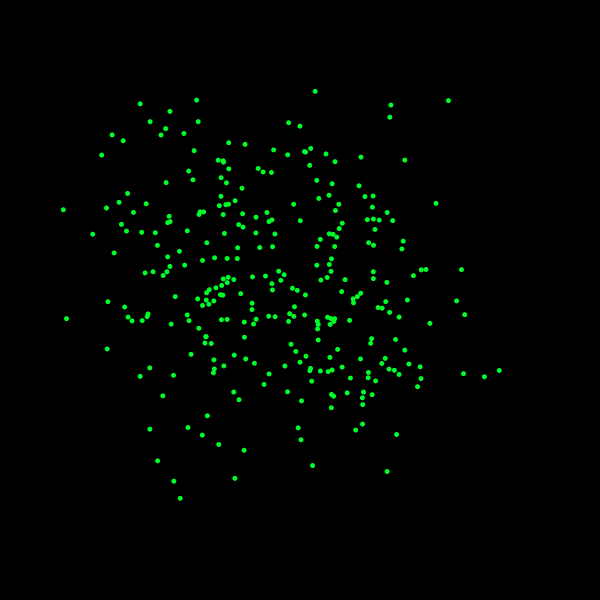
Frame 1 (no input)
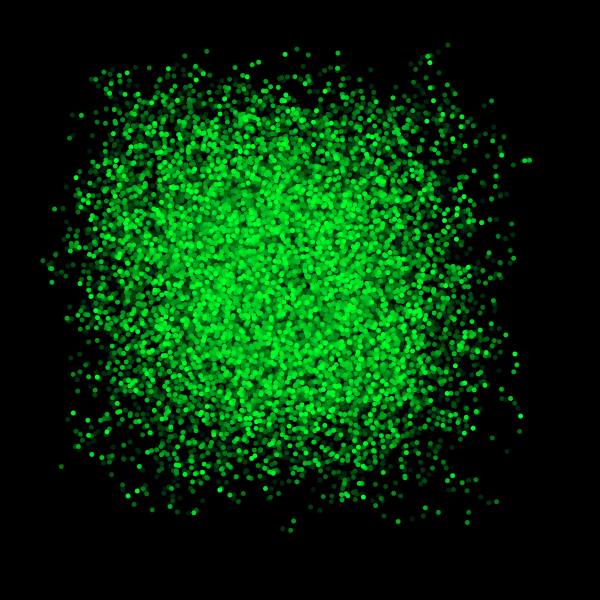
Frame 60 (the mouse pressed at the canvas centre just before this capture)
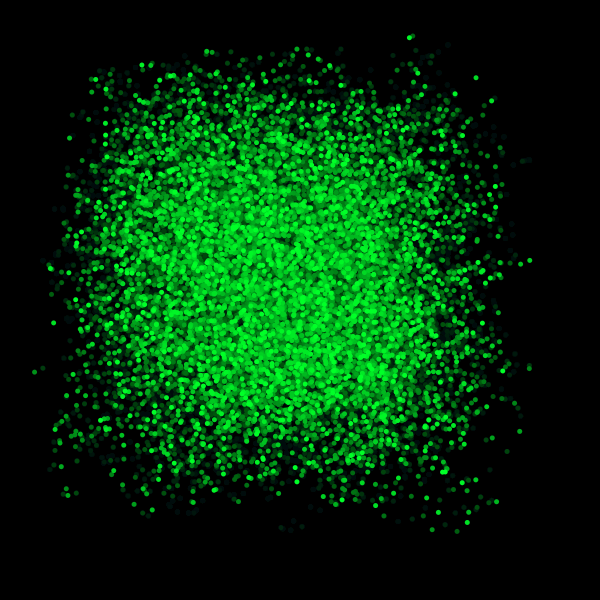
Frame 120 (the mouse held since frame 60 and released just before this capture)

The Processing sketch that drew these frames (run headless with seeded random() and noise(); from frame 60 on, the mouse is pressed at the canvas centre):

// Processing sketch: magicworms
// ── magicworms.pde
int numberWorms = 300;
void setup(){
  size(600, 600);
  background(0,0,0);
}
void draw(){
if(mousePressed){
 numberWorms++; 
} //<>// //<>//
  makeMagical();
  fill(#00FF28);
  for(int i = 0; i<=numberWorms;i++){
 
   ellipse(getWormX(i),getWormY(i),5,5);
  }
}
float frequency =5;
    float noiseInterval = PI;

    void makeMagical() {
        fill(2,3,2,10);
        rect(0, 0, width, height);
        noStroke();
    }

    float getWormX(int i) {
        return map(noise(i*noiseInterval + frameCount * frequency), 0, 1, 0, width);
    }

    float getWormY(int i) {
        return map(noise(i*noiseInterval+1 + frameCount * frequency), 0, 1, 0, height);
    }
